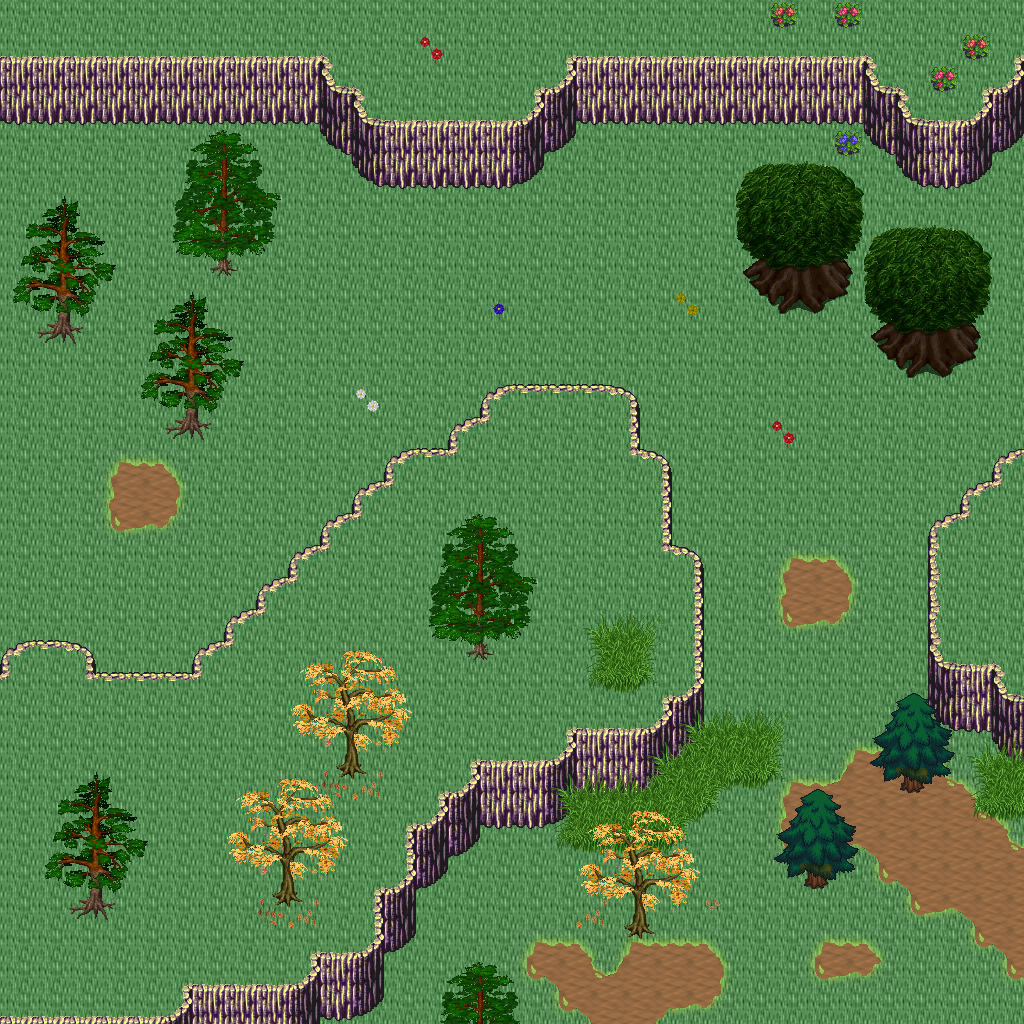

Tiled map render using the project's own tile images. Description and the map definition, with tile-layer contents summarised, below:
An orthogonal 32x32 tile map with 32x32 px tiles, 5 tile layers (Ground, Objects, Objects2, Above, ...), 1 hidden layer not drawn, 24 tilesets.

<map version="1.10" tiledversion="1.11.0" orientation="orthogonal" renderorder="right-down" width="32" height="32" tilewidth="32" tileheight="32" infinite="0" nextlayerid="11" nextobjectid="1">
 <tileset firstgid="1" name="logic_collision" tilewidth="32" tileheight="32" tilecount="1" columns="1">
  <image source="../drawable/logic_collision.png" width="32" height="32" />
 </tileset>
 <tileset firstgid="2" name="ground_ground" tilewidth="32" tileheight="32" tilecount="33" columns="3">
  <image source="../drawable/ground_ground.png" width="96" height="352" />
 </tileset>
 <tileset firstgid="35" name="terrain_grassland" tilewidth="32" tileheight="32" tilecount="88" columns="8">
  <image source="../drawable/terrain_grassland.png" width="256" height="352" />
 </tileset>
 <tileset firstgid="123" name="ground_grass_corners" tilewidth="32" tileheight="32" tilecount="24" columns="6">
  <image source="../drawable/ground_grass_corners.png" width="192" height="128" />
 </tileset>
 <tileset firstgid="147" name="ground_grass_edges" tilewidth="32" tileheight="32" tilecount="36" columns="12">
  <image source="../drawable/ground_grass_edges.png" width="384" height="96" />
 </tileset>
 <tileset firstgid="183" name="ground_grass_2" tilewidth="32" tileheight="32" tilecount="21" columns="3">
  <image source="../drawable/ground_grass_2.png" width="96" height="224" />
 </tileset>
 <tileset firstgid="204" name="plant_tree_tree_darkgreen" tilewidth="32" tileheight="32" tilecount="88" columns="8">
  <image source="../drawable/plant_tree_tree_darkgreen.png" width="256" height="352" />
 </tileset>
 <tileset firstgid="292" name="plant_tree_pine_tree" tilewidth="32" tileheight="32" tilecount="20" columns="4">
  <image source="../drawable/plant_tree_pine_tree.png" width="128" height="160" />
 </tileset>
 <tileset firstgid="312" name="plant_tree_pine_tree_1" tilewidth="32" tileheight="32" tilecount="20" columns="4">
  <image source="../drawable/plant_tree_pine_tree_1.png" width="128" height="160" />
 </tileset>
 <tileset firstgid="332" name="plant_tree_evergreen" tilewidth="32" tileheight="32" tilecount="36" columns="3">
  <image source="../drawable/plant_tree_evergreen.png" width="96" height="384" />
 </tileset>
 <tileset firstgid="368" name="plant_tree_fall_trees" tilewidth="32" tileheight="32" tilecount="40" columns="8">
  <image source="../drawable/plant_tree_fall_trees.png" width="256" height="160" />
 </tileset>
 <tileset firstgid="408" name="plant_flower_daisy_blue" tilewidth="32" tileheight="32" tilecount="8" columns="2">
  <image source="../drawable/plant_flower_daisy_blue.png" width="64" height="128" />
 </tileset>
 <tileset firstgid="416" name="plant_flower_daisy_red" tilewidth="32" tileheight="32" tilecount="8" columns="2">
  <image source="../drawable/plant_flower_daisy_red.png" width="64" height="128" />
 </tileset>
 <tileset firstgid="424" name="plant_flower_daisy_white" tilewidth="32" tileheight="32" tilecount="8" columns="2">
  <image source="../drawable/plant_flower_daisy_white.png" width="64" height="128" />
 </tileset>
 <tileset firstgid="432" name="plant_flower_daisy_yellow" tilewidth="32" tileheight="32" tilecount="8" columns="2">
  <image source="../drawable/plant_flower_daisy_yellow.png" width="64" height="128" />
 </tileset>
 <tileset firstgid="440" name="plant_leaves" tilewidth="32" tileheight="32" tilecount="8" columns="4">
  <image source="../drawable/plant_leaves.png" width="128" height="64" />
 </tileset>
 <tileset firstgid="448" name="logic_creature_animal" tilewidth="32" tileheight="32" tilecount="32" columns="8">
  <image source="../drawable/logic_creature_animal.png" width="256" height="128" />
 </tileset>
 <tileset firstgid="480" name="plant_flower_red_blue_clusters" tilewidth="32" tileheight="32" tilecount="4" columns="1">
  <image source="../drawable/plant_flower_red_blue_clusters.png" width="32" height="128" />
 </tileset>
 <tileset firstgid="484" name="ground_tall_grass" tilewidth="32" tileheight="32" tilecount="15" columns="5">
  <image source="../drawable/ground_tall_grass.png" width="160" height="96" />
 </tileset>
 <tileset firstgid="499" name="logic_creature_reptile" tilewidth="32" tileheight="32" tilecount="7" columns="7">
  <image source="../drawable/logic_creature_reptile.png" width="224" height="32" />
 </tileset>
 <tileset firstgid="506" name="logic_creature_fowl" tilewidth="32" tileheight="32" tilecount="6" columns="6">
  <image source="../drawable/logic_creature_fowl.png" width="192" height="32" />
 </tileset>
 <tileset firstgid="512" name="plant_bush_berried" tilewidth="32" tileheight="32" tilecount="60" columns="5">
  <image source="../drawable/plant_bush_berried.png" width="160" height="384" />
 </tileset>
 <tileset firstgid="572" name="plant_bushes_and_trees" tilewidth="32" tileheight="32" tilecount="144" columns="16">
  <image source="../drawable/plant_bushes_and_trees.png" width="512" height="289" />
 </tileset>
 <tileset firstgid="716" name="plant_bush_leafy" tilewidth="32" tileheight="32" tilecount="48" columns="8">
  <image source="../drawable/plant_bush_leafy.png" width="256" height="192" />
 </tileset>
 <layer id="1" name="Ground" width="32" height="32">
  <data>[1024 cells, 1024 non-empty, 2 distinct tile ids]</data>
 </layer>
 <layer id="2" name="Objects" width="32" height="32">
  <data>[1024 cells, 302 non-empty, 47 distinct tile ids]</data>
 </layer>
 <layer id="3" name="Objects2" width="32" height="32">
  <data>[1024 cells, 60 non-empty, 19 distinct tile ids]</data>
 </layer>
 <layer id="4" name="Above" width="32" height="32">
  <data>[1024 cells, 119 non-empty, 41 distinct tile ids]</data>
 </layer>
 <layer id="5" name="Above2" width="32" height="32">
  <data>[1024 cells, 88 non-empty, 32 distinct tile ids]</data>
 </layer>
 <layer id="6" name="Walkable" width="32" height="32" visible="0">
  <data>[1024 cells, 441 non-empty, 1 distinct tile ids]</data>
 </layer>
 <objectgroup id="7" name="Mapevents" />
 <objectgroup id="8" name="Spawn" />
 <objectgroup id="9" name="Keys" />
 <objectgroup id="10" name="Replace" />
</map>
